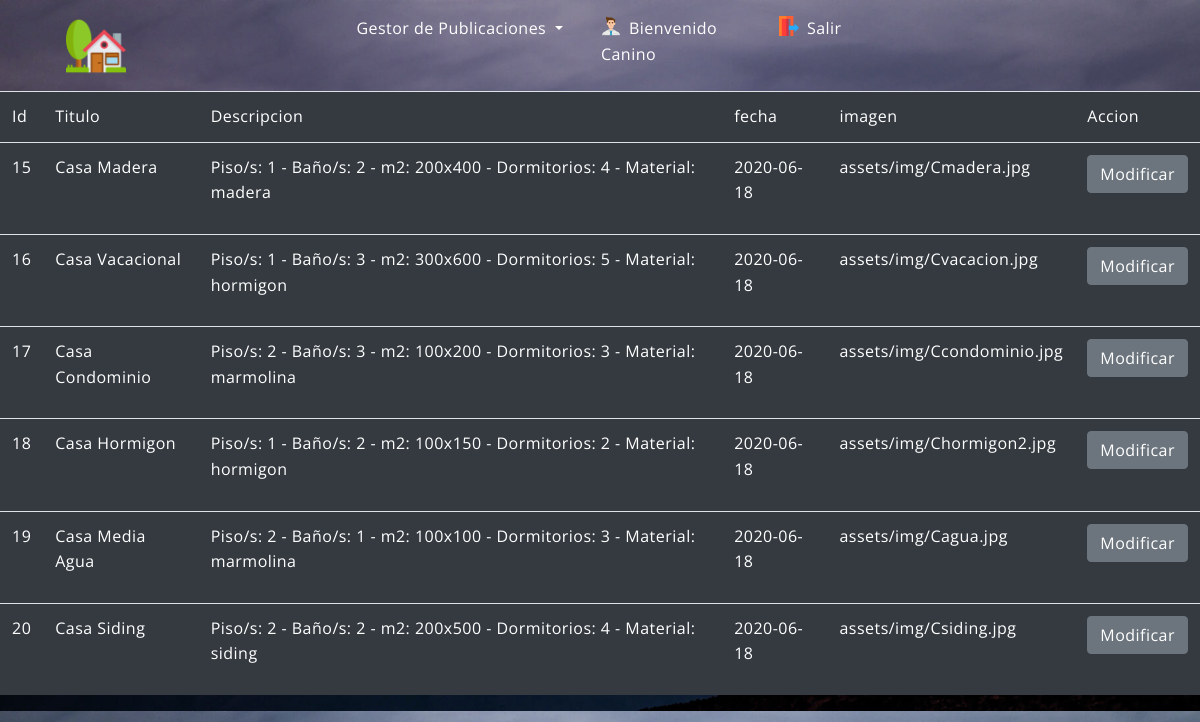
Page /mostrar.php (signed in) on the committed database.
### tables this page shows
CREATE TABLE `publicacion` (
  `id` int(10) UNSIGNED NOT NULL,
  `titulo` varchar(100) NOT NULL,
  `descripcion` varchar(250) NOT NULL,
  `fecha` date NOT NULL,
  `imagen` varchar(100) NOT NULL
);

### mostrar.php (the view, shortened to what this page needs)
<?php require_once "templates/headerTrabajos.php";
    $conexion = conectar();
?>
<table class="table bg-dark text-white">
    <thead>
    <tr>
        <td>Id</td>
        <td>Titulo</td>
        <td>Descripcion</td>
        <td>fecha</td>
        <td>imagen</td>
        <td>Accion</td>
    </tr>
    </thead>
    <tbody>
    <?php
        $sql="SELECT * from publicacion";
        $result = mysqli_query($conexion,$sql);
        while($mostrar =$result->fetch_array()){
    ?>
        <tr>
        <td><?php echo $mostrar['id'] ?></td>
        <td><?php echo $mostrar['titulo'] ?></td>
        <td><?php echo $mostrar['descripcion'] ?></td>
        <td><?php echo $mostrar['fecha'] ?></td>
        <td><?php echo $mostrar['imagen'] ?></td>
        <td><a href="modificar.php?id=<?php echo $mostrar['id']?>" class="btn btn-secondary">Modificar   </td>
        </tr>
        <?php
        }
        ?>
    </tbody>
</table>
<?php require_once "templates/footerTrabajos.php"; ?>

### assets/css/publicacion.css (style rules this page uses)
:root { --fondo:url('../img/fondo.jpg'); --header:rgba(80, 21, 43, 0.21); --color-2:rgba(28, 51, 164, 0.72); --cardbody:url('../img/copy.jpg'); --cardfonts:"Roboto"; }
.bg-bodyfondo { background: var(--fondo); background-size:cover; }

### assets/css/estilos.css (style rules this page uses)
html, body { margin: 0; padding: 0; }
body { width: 100%; height: 100%; font-family: sans-serif; letter-spacing: 0.03em; line-height: 1.6; font-family: 'Open Sans', sans-serif; }

### rows in the picture
publicacion: id "15", titulo "Casa Madera", descripcion "Piso/s: 1 - Baño/s: 2 - m2: 200x400 - Dormitorios: 4 - Material: madera", fecha "2020-06-18", imagen "assets/img/Cmadera.jpg"
publicacion: id "16", titulo "Casa Vacacional", descripcion "Piso/s: 1 - Baño/s: 3 - m2: 300x600 - Dormitorios: 5 - Material: hormigon", fecha "2020-06-18", imagen "assets/img/Cvacacion.jpg"
publicacion: id "17", titulo "Casa Condominio", descripcion "Piso/s: 2 - Baño/s: 3 - m2: 100x200 - Dormitorios: 3 - Material: marmolina", fecha "2020-06-18", imagen "assets/img/Ccondominio.jpg"
publicacion: id "18", titulo "Casa Hormigon", descripcion "Piso/s: 1 - Baño/s: 2 - m2: 100x150 - Dormitorios: 2 - Material: hormigon", fecha "2020-06-18", imagen "assets/img/Chormigon2.jpg"
publicacion: id "19", titulo "Casa Media Agua", descripcion "Piso/s: 2 - Baño/s: 1 - m2: 100x100 - Dormitorios: 3 - Material: marmolina", fecha "2020-06-18", imagen "assets/img/Cagua.jpg"
publicacion: id "20", titulo "Casa Siding", descripcion "Piso/s: 2 - Baño/s: 2 - m2: 200x500 - Dormitorios: 4 - Material: siding", fecha "2020-06-18", imagen "assets/img/Csiding.jpg"

### other values in the picture
$usuario->nombre "Canino"
